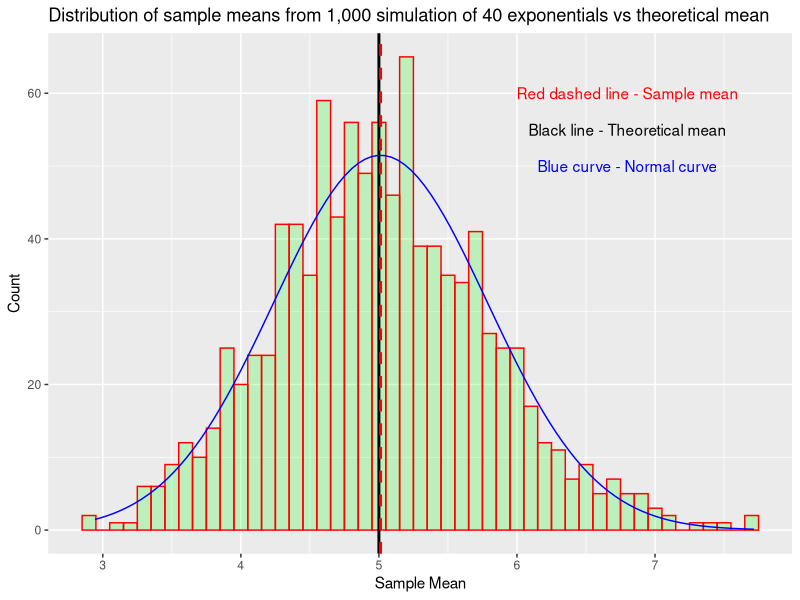
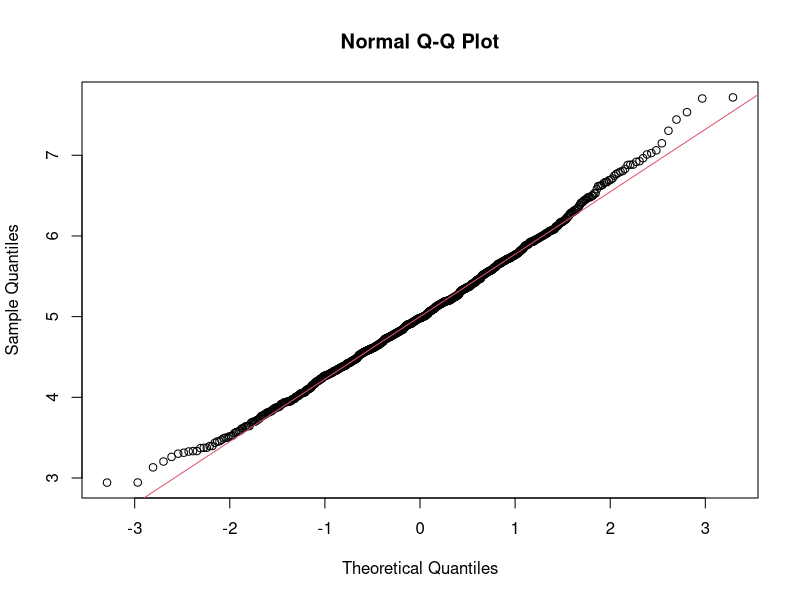
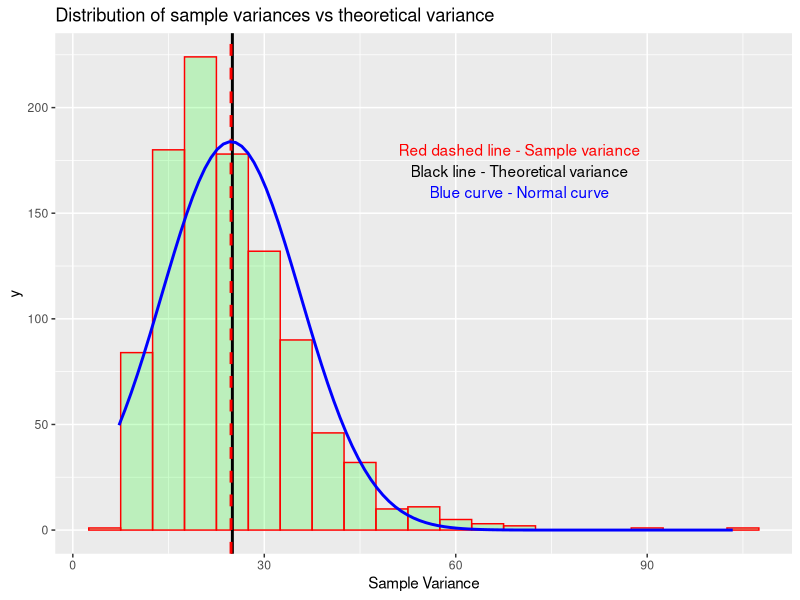

The R source for these figures, in order:
## ---- chunk 1
knitr::opts_chunk$set(echo = TRUE)
## ---- chunk 2
 
library(ggplot2)
# as per instructions, set lambda to 0.2 for all simulations
lambda <- 0.2
# we need to investigate distribution of averages of 40 exponentials so set n=40
n <- 40 
# we need to do thousand simulations          
nosim <- 1000
# 1. Show the sample mean and compare it to the theoretical mean of the distribution.
#  calculate sample mean for 1000 simulations and store it
set.seed(123)
SampleMean = NULL
for (i in 1 : 1000) {
    SampleMean = c(SampleMean, mean(rexp(n,lambda)))
    }
SampleFinalMean <- round(mean(SampleMean),3)
SampleFinalMean
#calculate theoretical mean
TheoMean <- round(1/lambda,3)
TheoMean
## ---- chunk 3

SampleMeanData <- as.data.frame(SampleMean)

# graph with normal, sample and theoretical mean with annotations

ggplot(data=SampleMeanData, aes(x=SampleMean)) +
geom_histogram(binwidth=.1, col="red", fill="green", alpha = .2) +
geom_vline(xintercept = 5,aes(fill="black"), size = 1) +
geom_vline(aes(xintercept= SampleFinalMean), color="red", linetype="dashed", size=1) +
stat_function(
fun = function(x, mean, sd){
dnorm(x = x, mean = mean, sd = sd) * 1000 * .1
},
args = c(mean = mean(SampleMean), sd = sd(SampleMean)), color = "blue", size = 0.5) +
guides(fill=FALSE) +
annotate(geom="text", x=6.8, y=60, color="red",label="Red dashed line - Sample mean") +
annotate(geom="text", x=6.8, y=55, color="black",label="Black line - Theoretical mean") +
annotate(geom="text", x=6.8, y=50, color="blue",label="Blue curve - Normal curve") +
ggtitle("Distribution of sample means from 1,000 simulation of 40 exponentials vs theoretical mean") +
xlab("Sample Mean") + ylab("Count")

##Q-Q plot
qqnorm(SampleMean, main="Normal Q-Q Plot")
qqline(SampleMean, col="2")
## ---- chunk 4
#calculate theoretical variance
TheoVar <- round((1/lambda)^2/n,3)
TheoVar

#calculate sample variance
SampleVar <- round(var(SampleMean),3)
SampleVar

#display the values of theoretical mean and sample mean with their respective variance
output <- matrix(c(TheoMean, SampleFinalMean, 
                TheoVar,SampleVar),
              ncol = 2, byrow=TRUE)
colnames(output) <- c("Theroetical","Sample")
rownames(output) <- c("Mean","Mariance")
output
## ---- chunk 5
 #calculate the variance
variance = NULL
for (i in 1 : 1000) variance = c(variance, var(rexp(40, 0.2)))

# graph with normal, sample and theoretical variance with annotations
ggplot(data=data.frame(variance), aes(x=variance)) +
geom_histogram(binwidth=5, col="red", fill="green", alpha = .2) +
geom_vline(xintercept = 25,aes(fill="black"), size = 1) +
geom_vline(aes(xintercept=mean(variance)),color="red", linetype="dashed", size=1) +
stat_function(
fun = function(x, mean, sd){
dnorm(x = x, mean = mean, sd = sd) * 1000 * 5
},
args = c(mean = mean(variance), sd = sd(variance)),color = "blue", size = 1) +
guides(fill=FALSE) +
annotate(geom="text", x=70, y=180, color="red",label="Red dashed line - Sample variance") +
annotate(geom="text", x=70, y=170, color="black",label="Black line - Theoretical variance") +
annotate(geom="text", x=70, y=160, color="blue",label="Blue curve - Normal curve") +
ggtitle("Distribution of sample variances vs theoretical variance") +
xlab("Sample Variance")

